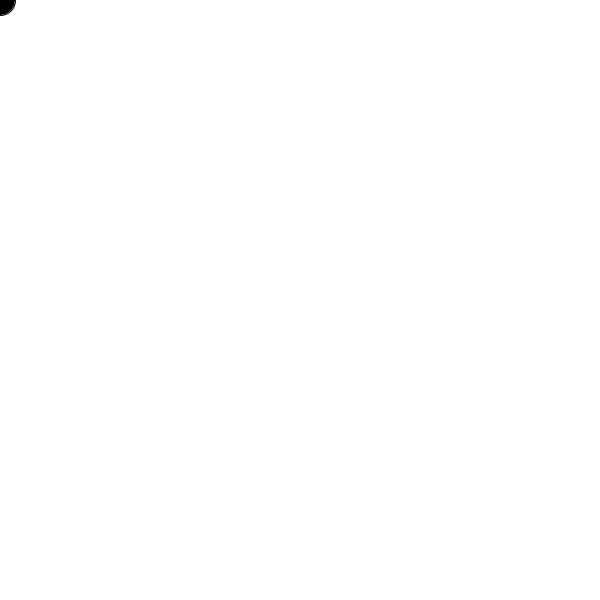
Frame 1 (no input)
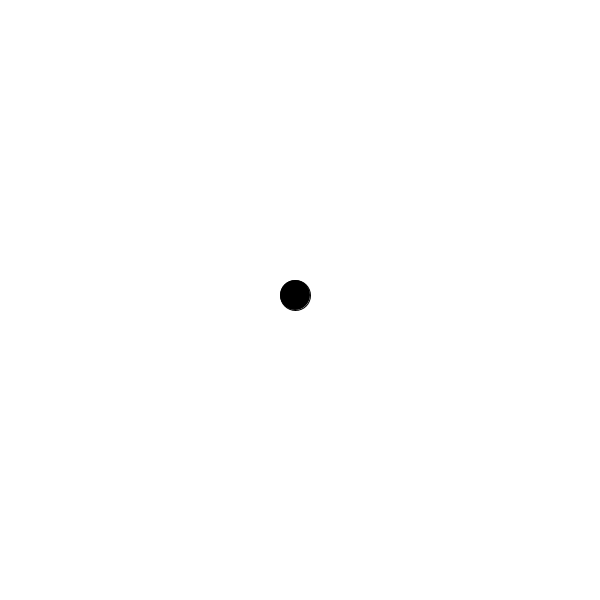
Frame 60 (the mouse pressed at the canvas centre just before this capture)
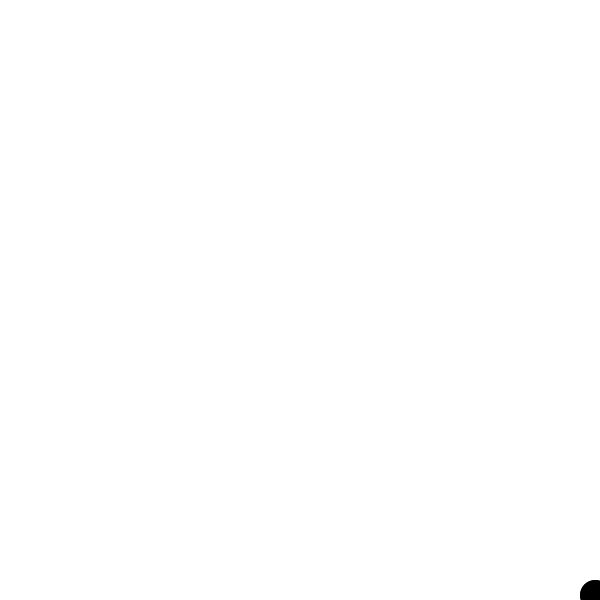
Frame 120 (the mouse held since frame 60 and released just before this capture)

The Processing sketch that drew these frames (run headless with seeded random() and noise(); from frame 60 on, the mouse is pressed at the canvas centre):

// Processing sketch: Week_4_Pong
// ── Week_4_Pong.pde
float xPos, yPos = 0;
float xSpeed = 5;
float ySpeed = 5;



void setup () {
  size(600, 600);
}

void draw () {
  background(255);
  fill(0);

  //draw ball at x position

  ellipse(xPos, yPos, 30, 30);

  //move the ball
  xPos = xPos + xSpeed;
  yPos = yPos + ySpeed;

  //if it hits the right side of the screen ..
  // OR it hits the left side of the screen
  if (xPos > width || xPos < -0) {


    xSpeed = xSpeed * -1; //reverse
  }
  if (yPos > height || yPos < -0) {

    ySpeed = ySpeed * -1;
  }
}
